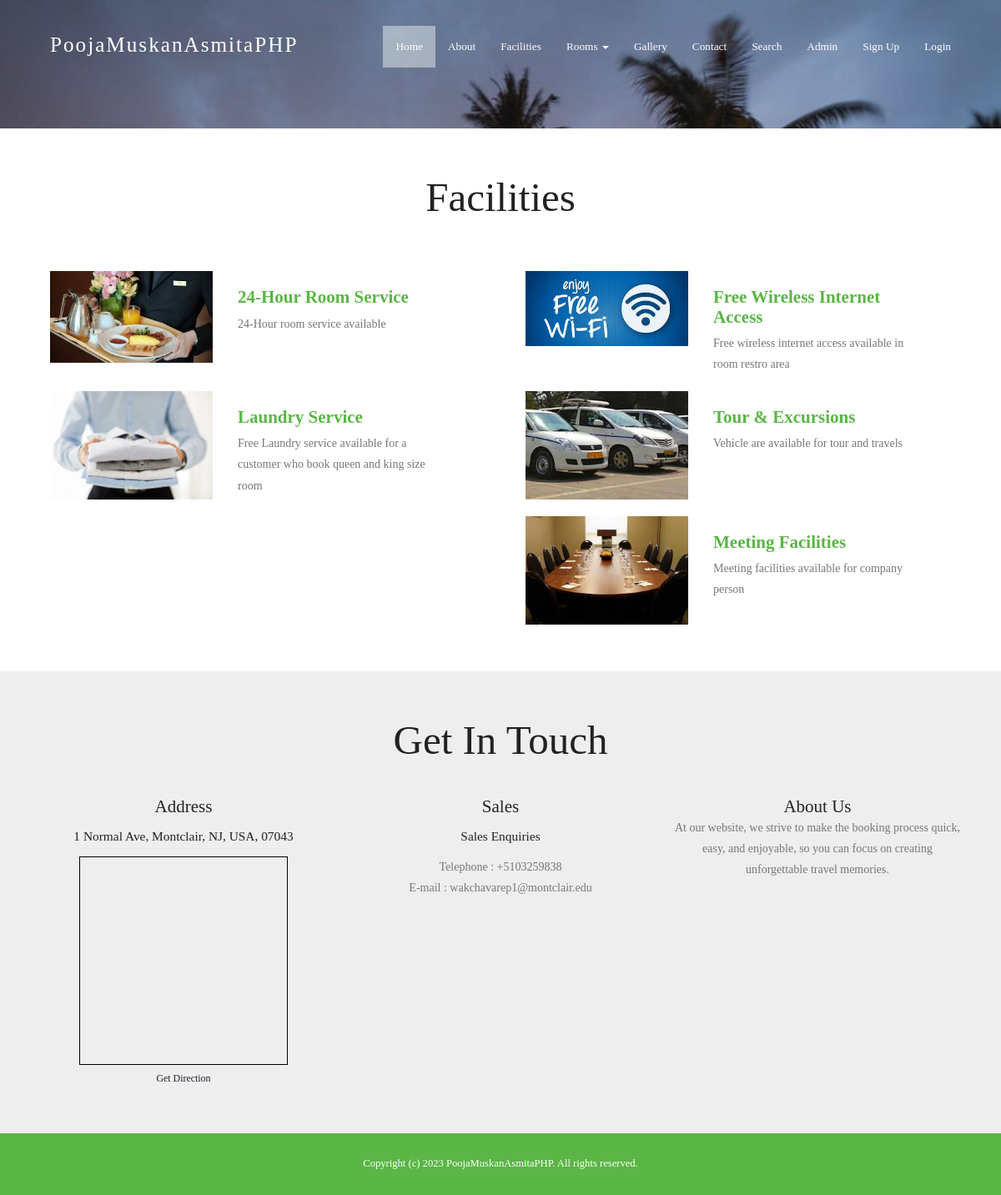
/services.php, run on the app's committed database.
### tables this page shows
CREATE TABLE `tblfacility` (
  `ID` int(10) NOT NULL,
  `FacilityTitle` varchar(200) DEFAULT NULL,
  `Description` mediumtext DEFAULT NULL,
  `Image` varchar(200) DEFAULT NULL,
  `CreationDate` timestamp NULL DEFAULT current_timestamp()
);

CREATE TABLE `tblpage` (
  `ID` int(10) NOT NULL,
  `PageType` varchar(120) DEFAULT NULL,
  `PageTitle` varchar(200) DEFAULT NULL,
  `PageDescription` mediumtext DEFAULT NULL,
  `PageDescription2` varchar(500) NOT NULL,
  `Email` varchar(120) DEFAULT NULL,
  `MobileNumber` bigint(10) DEFAULT NULL,
  `UpdationDate` timestamp NULL DEFAULT NULL ON UPDATE current_timestamp()
);

### services.php (the view, shortened to what this page needs)
<?php
include('includes/dbconnection.php');
?>
<!DOCTYPE HTML>
<html>
<head>
<link href="css/bootstrap.css" rel="stylesheet" type="text/css" media="all">
<link href="css/style.css" rel="stylesheet" type="text/css" media="all" />
</head>
<body>
			<div class="header head-top">
				<div class="container">
	<?php include_once('includes/header.php');?>
		</div>
</div>
		<div class="content">
			<div class="services">
	<div class="container">
		<div class="services-main">
				<h2>Facilities</h2>
			<div class="services1">
				<?php
$sql="SELECT * from tblfacility";
$query = $dbh -> prepare($sql);
$query->execute();
$results=$query->fetchAll(PDO::FETCH_OBJ);
$cnt=1;
if($query->rowCount() > 0)
{
foreach($results as $row)
{               ?>
				<div class="col-md-6 services-grid">
					<br />
					<div class="col-md-5 serv-img">
						<img src="admin/images/<?php echo $row->Image;?>" height="300" width="300" alt="" class="img-responsive">
					</div><br />
					<div class="col-md-6 serv-text">
						<h4><?php  echo htmlentities($row->FacilityTitle);?> </h4>
						<p><?php  echo htmlentities($row->Description);?> </p>
					</div>
				  <div class="clearfix"> </div>
				</div><?php $cnt=$cnt+1;}} ?>
			</div>
		</div>
	</div>
</div>
			<?php include_once('includes/getintouch.php');?>
			</div>
				<?php include_once('includes/footer.php');?>
</body>
</html>

### includes/getintouch.php
<div class="touch-section">
					<div class="container">
						<h3>get in touch</h3>
						<div class="touch-grids">
							<?php
$sql="SELECT * from tblpage where PageType='contactus'";
$query = $dbh -> prepare($sql);
$query->execute();
$results=$query->fetchAll(PDO::FETCH_OBJ);
$cnt=1;
if($query->rowCount() > 0)
{
foreach($results as $row)
{               ?>
							<div class="col-md-4 touch-grid">
								<h4>address</h4>
								<h5><?php  echo htmlentities($row->PageDescription);?></h5>
								<div>
									<iframe width="250" height="250" frameborder="0" scrolling="no" marginheight="0" marginwidth="0" src="https://www.openstreetmap.org/export/embed.html?bbox=-74.22032833099367%2C40.85274125306508%2C-74.17355060577394%2C40.87682284550599&amp;layer=mapnik&amp;marker=40.864783143872174%2C-74.19693946838379" style="border: 1px solid black"></iframe><br/><small><a href="https://www.google.co.in/maps/dir//Montclair+State+University,+1+Normal+Ave,+Montclair,+NJ+07043/@40.8666026,-74.199832,17z/data=!4m8!4m7!1m0!1m5!1m1!1s0x89c2fe352883ec55:0xeece028744cfc9ae!2m2!1d-74.1976433!2d40.8666026">Get Direction</a></small>
								</div>
							</div>
							<div class="col-md-4 touch-grid">
								<h4>Sales</h4>
								<h5>Sales Enquiries</h5>
								<p>Telephone : +<?php  echo htmlentities($row->MobileNumber);?></p>
							<p>E-mail : <?php  echo htmlentities($row->Email);?></p>
							</div><?php $cnt=$cnt+1;}} ?>
							<div class="col-md-4 touch-grid">
								<?php
$sql="SELECT * from tblpage where PageType='aboutus'";
$query = $dbh -> prepare($sql);
$query->execute();
$results=$query->fetchAll(PDO::FETCH_OBJ);
$cnt=1;
if($query->rowCount() > 0)
{
foreach($results as $row)
{               ?>
							<h4><?php  echo htmlentities($row->PageTitle);?></h4>
								<p><?php  echo htmlentities($row->PageDescription2);?></p>
							</div><?php $cnt=$cnt+1;}} ?>
							<div class="clearfix"></div>
						</div>
					</div>
					</div>

### css/style.css (style rules this page uses)
body a { transition:0.5s all; -webkit-transition:0.5s all; -moz-transition:0.5s all; -o-transition:0.5s all; -ms-transition:0.5s all; }
h1,h2,h3,h4,h5,h6 { padding:0 0; margin:0 0; }
p { padding:0 0; margin:0 0; }
body { padding:0 0; margin:0 0; font-family: 'American Typewriter' }
.header { background:url(../images/banner1.jpg) no-repeat 0px 0px; background-size:cover; -webkit-background-size: cover; -moz-background-size: cover; -o-background-size: cover; -ms-background-size: cover; min-height:764px; padding-bottom: 4em; }
.touch-section { padding: 4em 0; text-align: center; background-color: #eee; }
.touch-grids { margin-top: 3em; }
.touch-grid h4 { font-size: 1.5em; color: #222; text-transform: capitalize; }
.touch-section h3 { font-size: 3.5em; text-transform: capitalize; font-family: 'American Typewriter'; color: #222; }
.touch-grid h5 { font-size: 1.1em; padding: 1em 0; color: #222; }
.touch-grid p { font-size: 1em; line-height: 1.8em; color: #777; }
.head-top { min-height: 115px !important; }
.services { padding: 4em 0em; }
.services-main h2 { font-size: 3.5em; text-transform: capitalize; font-family: 'American Typewriter'; color: #222; text-align:center; }
.services1 { margin: 3em 0; }
.serv-text h4 { color: #5ab645; text-transform: capitalize; font-weight: 600; font-size:1.5em; }
.serv-text p { font-size: 1em; color: #777; line-height: 1.8em; padding: .5em 0 0; }
@media (max-width:1440px) { .header { min-height: 679px; } }
@media (max-width:1366px) { .header { min-height: 652px; } }
@media (max-width:1280px) { .header { min-height: 602px; } }

### data on the page
tblfacility: Image (picture), FacilityTitle "24-Hour Room Service", Description "24-Hour room service available"
tblfacility: Image (picture), FacilityTitle "Free Wireless Internet Access", Description "Free wireless internet access available in room restro area"
tblfacility: Image (picture), FacilityTitle "Laundry Service", Description "Free Laundry service available for a customer who book queen and king size room"
tblfacility: Image (picture), FacilityTitle "Tour & Excursions", Description "Vehicle are available for tour and travels"
tblfacility: Image (picture), FacilityTitle "Meeting Facilities", Description "Meeting facilities available for company person"
tblpage: PageDescription "1 Normal Ave, Montclair, NJ, USA, 07043", MobileNumber "5103259838", Email "wakchavarep1@montclair.edu"
tblpage: PageTitle "About Us", PageDescription2 "At our website, we strive to make the booking process quick, easy, and enjoyable, so you can focus on creating unforgettable travel memories."
